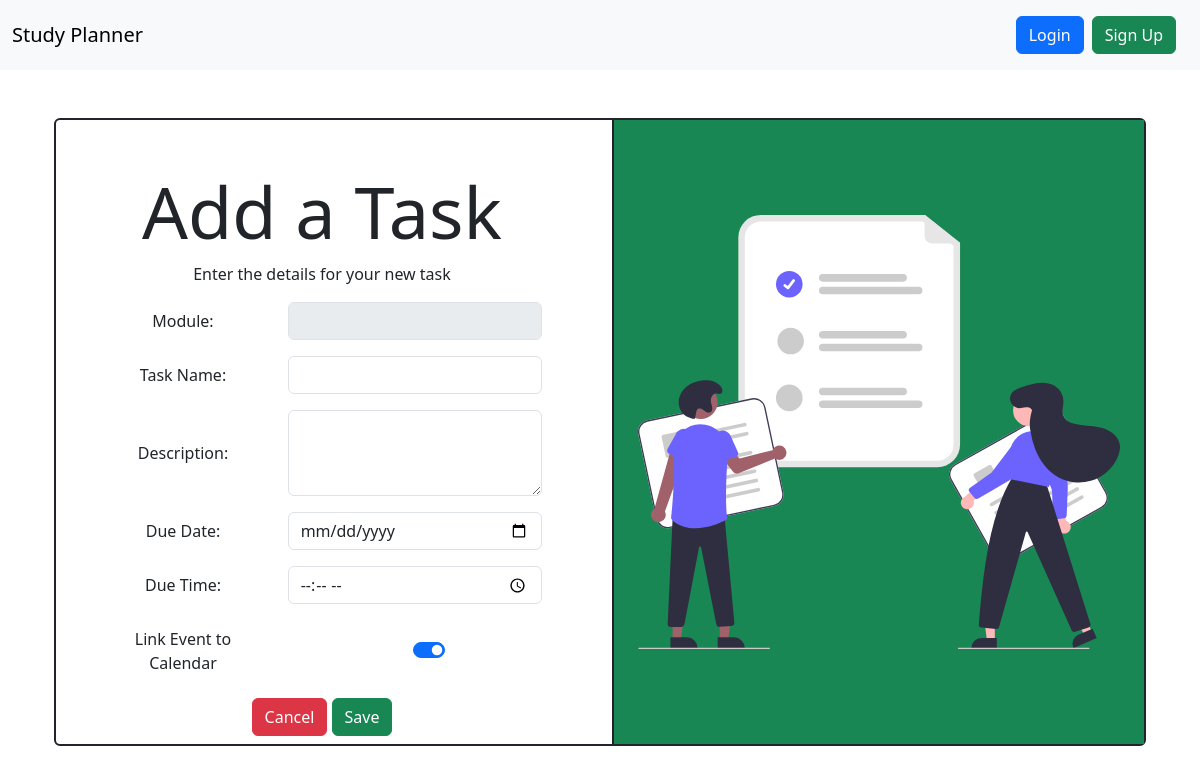
The page /tasks/add/4 on the database as committed earlier.
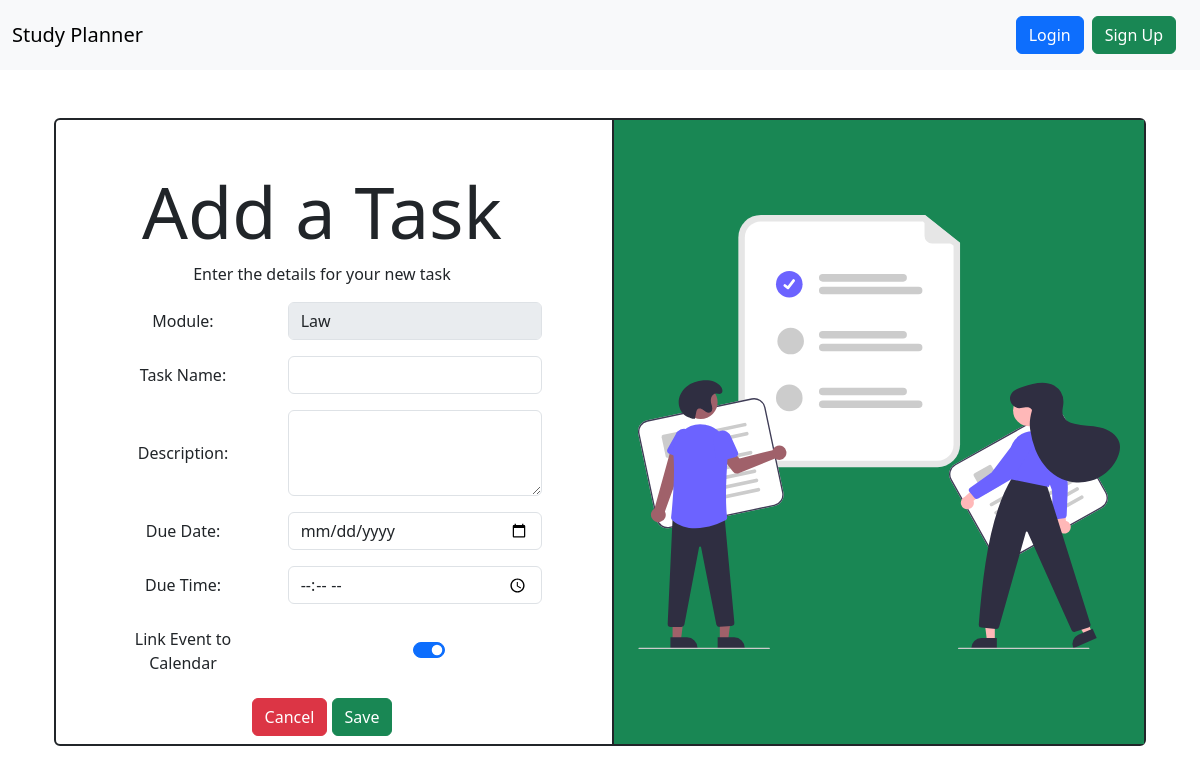
The same page on the database as committed later.
### StudyPlanner/models.py (models this page shows)
class Module(db.Model):
    id = db.Column(db.Integer, primary_key=True)
    user = db.Column(db.Integer, db.ForeignKey('user.id'))
    creation_date = db.Column(db.DateTime, default= datetime.datetime.now(datetime.UTC))
    name = db.Column(db.String(100), nullable=False)
    tasks = db.relationship('Task', backref='module_tasks', primaryjoin="Module.id==Task.module", cascade="all, delete")
    events = db.relationship('Event', backref='module_events', primaryjoin="Module.id==Event.module", cascade="all, delete")

### StudyPlanner/core.py (the view, shortened to what this page needs)
@bp.route("/tasks/add/<int:module_id>", methods=['GET','POST'])
def addTask(module_id):
    module = Module.query.filter_by(id=module_id).first()
    return render_template("core/addTask.html", module_id=module_id, module=module)

### StudyPlanner/templates/core/addTask.html (shortened to what this page needs)
{% extends "base.html" %}
{% block content %}
<div class="container-sm text-center mt-5">
    <div class="container-sm m-auto">
        <div class="border border-2 rounded-2 border-dark">
            <div class="row">
                <div class="col">
                    <h1 class="text-center display-2 mt-5">Add a Task</h1>
                    <p class="text-center">Enter the details for your new task</p>
                    <form class="" action="{{ url_for('core.addTask', module_id=module_id)}}" method="post">
                        <div class="row mb-3 d-flex align-items-center justify-content-center">
                            <label class="col-sm-4 col-form-label" for="module">Module:</label>
                            <div class="col-sm-6">
                                <input class="form-control" id="module"  type="text" name="module" value="{{ module.name }}" disabled>
                            </div>
                        </div>
                        <div class="row mb-3 d-flex align-items-center justify-content-center">
                            <label class="col-sm-4 col-form-label" for="name">Task Name:</label>
                            <div class="col-sm-6">
                                <input class="form-control" id="name"  type="text" name="taskName" required>
                            </div>
                        </div>
                        <div class="row mb-3 d-flex align-items-center justify-content-center">
                            <label class="col-sm-4 col-form-label" for="description">Description:</label>
                            <div class="col-sm-6">
                                <textarea class="form-control" rows="3" id="description"  type="text" name="taskDescription" maxlength="256" required></textarea>
                            </div>
                        </div>
                        <div class="row mb-3 d-flex align-items-center justify-content-center">
                            <label class="col-sm-4 col-form-label" for="date">Due Date:</label>
                            <div class="col-sm-6">
                                <input class="form-control" id="date"  type="date" name="taskDueDate" required>
                            </div>
                        </div>
                        <div class="row mb-3 d-flex align-items-center justify-content-center">
                            <label class="col-sm-4 col-form-label" for="time">Due Time:</label>
                            <div class="col-sm-6">
                                <input class="form-control" id="time"  type="time" name="taskDueTime" required>
                            </div>
                        </div class="row mb-3 d-flex align-items-center justify-content-center">
                        <div class="row mb-3 d-flex align-items-center justify-content-center">
                            <label class="col-sm-4 col-form-label" for="addToCalendar">Link Event to Calendar</label>
                            <div class="col-sm-6 form-check form-switch">
                                <input class="form-check-input mx-auto" type="checkbox" role="switch" id="addToCalendar" name="addToCalendarCheck" checked>
                            </div>
                        </div>
                        <div class="mb-2">
                            <a href="{{ url_for('core.tasksPage') }}" class="btn btn-danger">Cancel</a>
                            <input type="submit" value="Save" class="btn btn-success">
                        </div>
                    </form>
                </div>
                <div class="col d-none d-lg-flex">
                    <img class="p-4 img-fluid bg-success border-start border-2 border-dark" src="{{ url_for('static', filename='completed_tasks.svg') }}" alt="">
                </div>
            </div>
        </div>
    </div>
</div>
{% endblock %}

Rows that differ between the two databases and show on the page:
added Module: module "Law"
